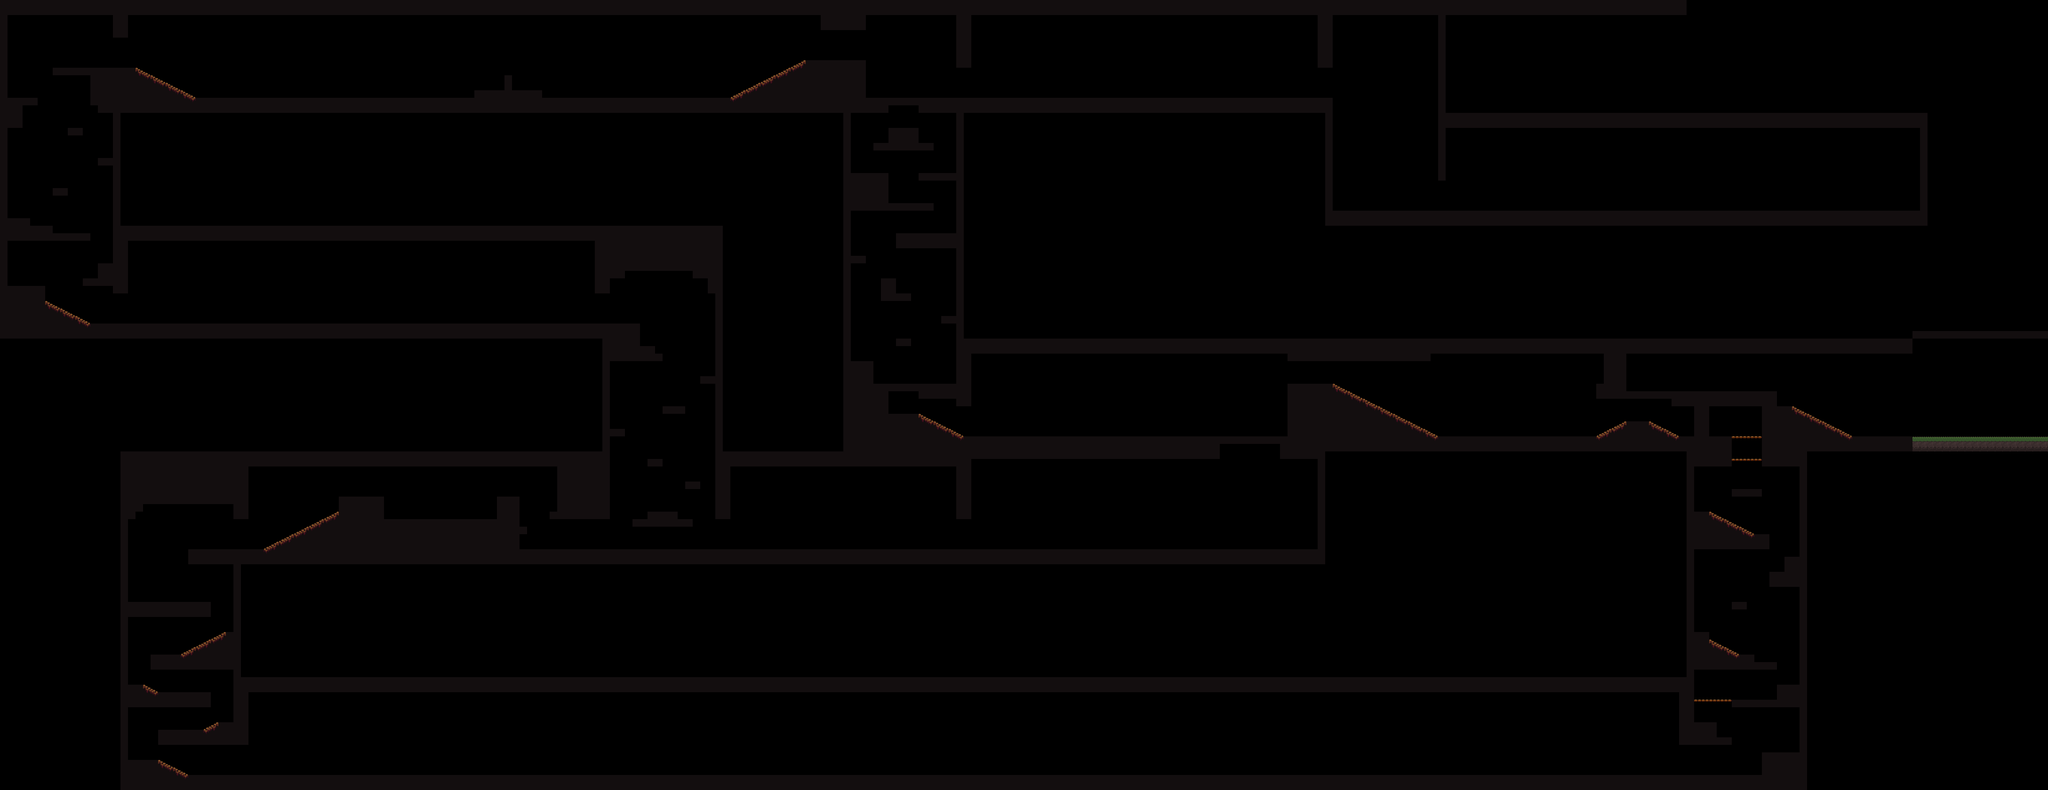

Rendered tile map (Tiled .tmx) drawn with the repository's tilesets; below, a short description and the map source with its tile grids summarised:
An orthogonal 272x105 tile map with 16x16 px tiles, 1 tile layer (front), 1 hidden layer not drawn, 2 tilesets and 48 objects (29x BreakableTile, 15x Lamp, Exit, Player, Trigger, ...).

<map version="1.0" orientation="orthogonal" renderorder="right-down" width="272" height="105" tilewidth="16" tileheight="16" nextobjectid="63">
 <tileset firstgid="1" name="map" tilewidth="16" tileheight="16" tilecount="256" columns="16">
  <image source="../img/tiles/maptiles.gif" width="256" height="256" />
 </tileset>
 <tileset firstgid="257" name="cave" tilewidth="16" tileheight="16" tilecount="1024" columns="32">
  <image source="../img/tiles/cave.png" width="512" height="512" />
 </tileset>
 <layer name="front" width="272" height="105">
  <data>[28560 cells, 5133 non-empty, 15 distinct tile ids]</data>
 </layer>
 <layer name="map" width="272" height="105" visible="0">
  <data>[28560 cells, 64 non-empty, 18 distinct tile ids]</data>
 </layer>
 <objectgroup name="objects">
  <object id="1" name="Exit" x="4336" y="720" width="16" height="208" />
  <object id="2" name="Player" x="4288" y="896" width="16" height="32" />
  <object id="3" name="Trigger" x="4240" y="736" width="96" height="192">
   <properties>
    <property name="darkness" value="Math.max((c.y-720)/240,0)+Math.min((3840-c.x)/512,0.5)" />
    <property name="darknesscolor" value="0.0,0.0,0.0" />
    <property name="sealevel" value="960" />
   </properties>
  </object>
  <object id="4" name="BreakableTile" x="3472" y="832" width="16" height="16" />
  <object id="5" name="BreakableTile" x="3536" y="832" width="16" height="16" />
  <object id="6" name="BreakableTile" x="3488" y="832" width="16" height="16" />
  <object id="7" name="BreakableTile" x="3520" y="832" width="16" height="16" />
  <object id="8" name="BreakableTile" x="3504" y="832" width="16" height="16" />
  <object id="9" name="BreakableTile" x="2624" y="928" width="16" height="16" />
  <object id="10" name="BreakableTile" x="2608" y="928" width="16" height="16" />
  <object id="11" name="BreakableTile" x="2656" y="928" width="16" height="16" />
  <object id="12" name="BreakableTile" x="2640" y="928" width="16" height="16" />
  <object id="13" name="BreakableTile" x="2592" y="928" width="16" height="16" />
  <object id="17" name="BreakableTile" x="2704" y="928" width="16" height="16" />
  <object id="18" name="BreakableTile" x="2688" y="928" width="16" height="16" />
  <object id="19" name="BreakableTile" x="2672" y="928" width="16" height="16" />
  <object id="21" name="BreakableTile" x="1888" y="816" width="16" height="16" />
  <object id="25" name="BreakableTile" x="1936" y="816" width="16" height="16" />
  <object id="26" name="BreakableTile" x="1904" y="816" width="16" height="16" />
  <object id="27" name="BreakableTile" x="1920" y="816" width="16" height="16" />
  <object id="29" name="BreakableTile" x="1888" y="208" width="16" height="16" />
  <object id="33" name="BreakableTile" x="1936" y="208" width="16" height="16" />
  <object id="34" name="BreakableTile" x="1904" y="208" width="16" height="16" />
  <object id="35" name="BreakableTile" x="1920" y="208" width="16" height="16" />
  <object id="39" name="BreakableTile" x="3616" y="864" width="16" height="16">
   <properties>
    <property name="strikeable" value="0" />
   </properties>
  </object>
  <object id="40" name="BreakableTile" x="3600" y="864" width="16" height="16">
   <properties>
    <property name="strikeable" value="0" />
   </properties>
  </object>
  <object id="41" name="BreakableTile" x="3616" y="912" width="16" height="16">
   <properties>
    <property name="strikeable" value="0" />
    <property name="trigger" value="switch01" />
   </properties>
  </object>
  <object id="42" name="BreakableTile" x="3600" y="912" width="16" height="16">
   <properties>
    <property name="strikeable" value="0" />
   </properties>
  </object>
  <object id="43" name="BreakableTile" x="3616" y="896" width="16" height="16">
   <properties>
    <property name="strikeable" value="0" />
   </properties>
  </object>
  <object id="44" name="BreakableTile" x="3600" y="896" width="16" height="16">
   <properties>
    <property name="strikeable" value="0" />
   </properties>
  </object>
  <object id="45" name="BreakableTile" x="3616" y="880" width="16" height="16">
   <properties>
    <property name="strikeable" value="0" />
   </properties>
  </object>
  <object id="46" name="BreakableTile" x="3600" y="880" width="16" height="16">
   <properties>
    <property name="strikeable" value="0" />
   </properties>
  </object>
  <object id="47" name="Switch" x="3648" y="896" width="16" height="32">
   <properties>
    <property name="target" value="switch01" />
   </properties>
  </object>
  <object id="48" name="Lamp" x="2144" y="1120" width="16" height="16" />
  <object id="49" name="Lamp" x="2240" y="1120" width="16" height="16" />
  <object id="50" name="Lamp" x="2336" y="1120" width="16" height="16" />
  <object id="51" name="Lamp" x="2432" y="1120" width="16" height="16" />
  <object id="52" name="Lamp" x="2528" y="1120" width="16" height="16" />
  <object id="53" name="Lamp" x="2624" y="1120" width="16" height="16" />
  <object id="54" name="Lamp" x="2736" y="1120" width="16" height="16" />
  <object id="55" name="Lamp" x="1344" y="1136" width="16" height="16" />
  <object id="56" name="Lamp" x="1968" y="1120" width="16" height="16" />
  <object id="57" name="Lamp" x="1760" y="1120" width="16" height="16" />
  <object id="58" name="Lamp" x="1856" y="1120" width="16" height="16" />
  <object id="59" name="Lamp" x="1392" y="1040" width="16" height="16" />
  <object id="60" name="Lamp" x="1664" y="1120" width="16" height="16" />
  <object id="61" name="Lamp" x="1472" y="1136" width="16" height="16" />
  <object id="62" name="Lamp" x="1312" y="864" width="16" height="16" />
 </objectgroup>
</map>
